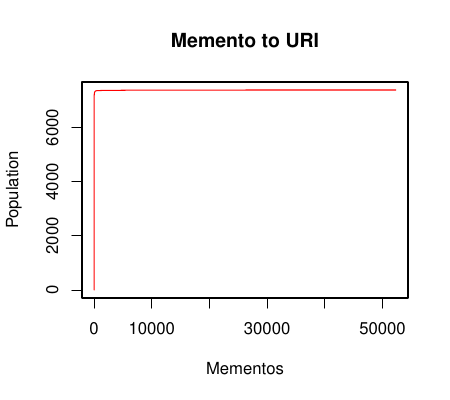

Here is the R script that generated this plot:
library(RColorBrewer)

data <- read.table("mementoCount")
allData = rep(data[,1])

title <- "Memento to URI"
pdf("mementoCount.pdf", height=4.0, width=4.5)

mp <- plot(allData, 1:length(allData), type="l", col="red", main=title, ylab="Population",xlab="Mementos")
